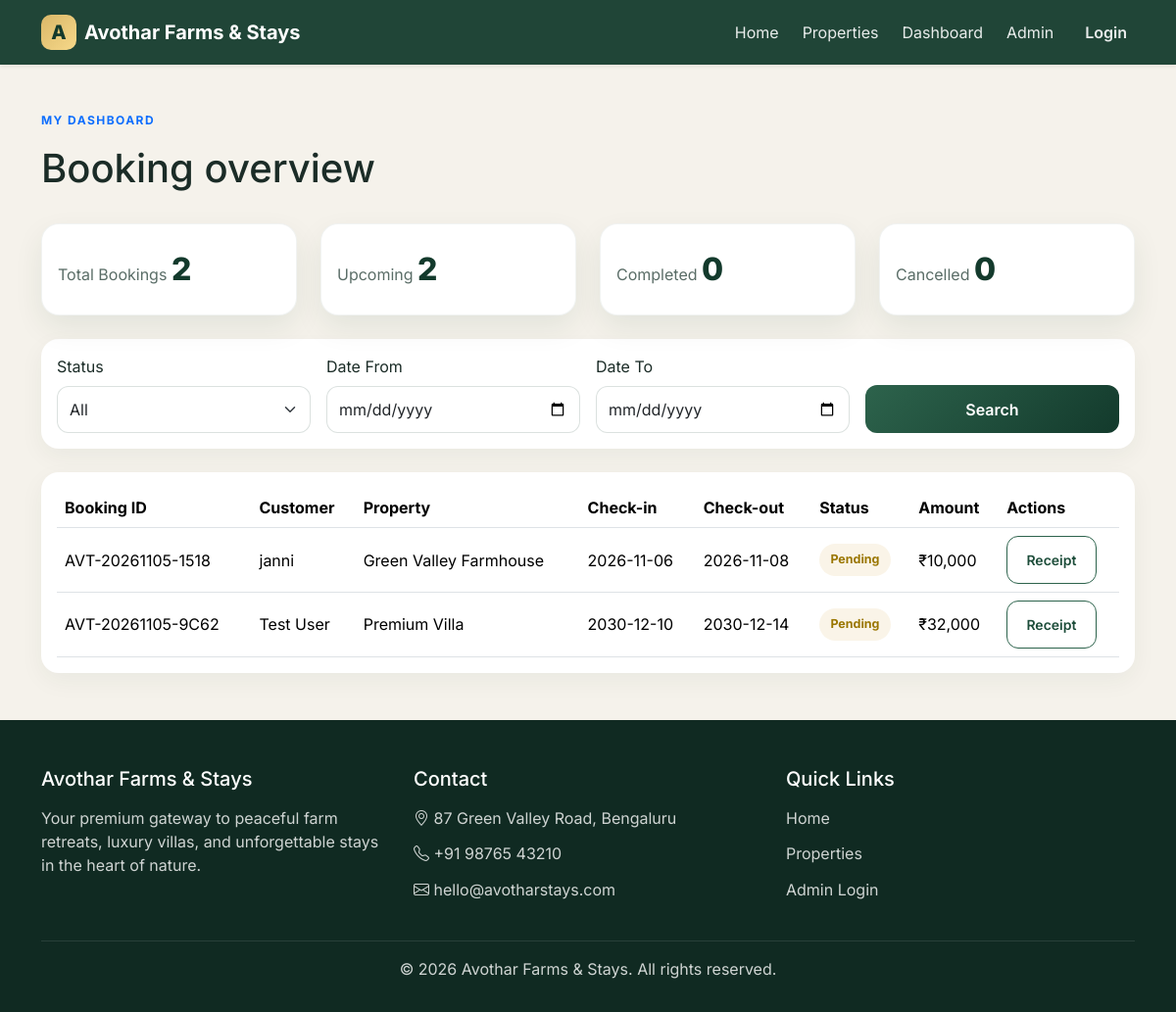
/dashboard, run on the app's committed database.
### models.py (models this page shows)
class Booking(db.Model):
    __tablename__ = "bookings"
    id = db.Column(db.Integer, primary_key=True)
    booking_id = db.Column(db.String(50), unique=True, nullable=False)
    customer_name = db.Column(db.String(120), nullable=False)
    email = db.Column(db.String(150), nullable=False)
    mobile = db.Column(db.String(30), nullable=False)
    property_id = db.Column(db.Integer, db.ForeignKey("properties.id"), nullable=False)
    property_type = db.Column(db.String(50), nullable=False)
    property_name = db.Column(db.String(150), nullable=False)
    check_in = db.Column(db.Date, nullable=False)
    check_out = db.Column(db.Date, nullable=False)
    guests = db.Column(db.Integer, nullable=False)
    rooms = db.Column(db.Integer, nullable=False)
    special_requests = db.Column(db.Text, default="")
    price_per_night = db.Column(db.Float, nullable=False)
    nights = db.Column(db.Integer, nullable=False)
    total_amount = db.Column(db.Float, nullable=False)
    status = db.Column(db.String(30), default="Pending")
    payment_status = db.Column(db.String(30), default="Pending")
    booking_date = db.Column(db.DateTime, default=datetime.utcnow)
    created_at = db.Column(db.DateTime, default=datetime.utcnow)
    property = db.relationship("Property", backref=db.backref("bookings", lazy=True))

### app.py (the view)
    @app.route("/dashboard")
    def dashboard():
        status_filter = request.args.get("status", "All")
        from_date = request.args.get("date_from")
        to_date = request.args.get("date_to")
        query = Booking.query
        if status_filter and status_filter != "All":
            query = query.filter(Booking.status == status_filter)
        if from_date:
            query = query.filter(Booking.check_in >= datetime.strptime(from_date, "%Y-%m-%d").date())
        if to_date:
            query = query.filter(Booking.check_out <= datetime.strptime(to_date, "%Y-%m-%d").date())
        bookings = query.order_by(Booking.created_at.desc()).all()
        upcoming = Booking.query.filter(Booking.check_in >= datetime.utcnow().date(), Booking.status != "Cancelled").count()
        total_revenue = sum(b.total_amount for b in Booking.query.filter(Booking.status != "Cancelled").all())
        stats = {
            "total_bookings": Booking.query.count(),
            "upcoming_bookings": upcoming,
            "completed_bookings": Booking.query.filter_by(status="Completed").count(),
            "cancelled_bookings": Booking.query.filter_by(status="Cancelled").count(),
            "total_revenue": total_revenue,
        }
        return render_template("dashboard.html", bookings=bookings, stats=stats, status_filter=status_filter)

### templates/dashboard.html (shortened to what this page needs)
{% extends 'base.html' %}
{% block content %}
<section class="section py-5">
  <div class="container">
    <div class="d-flex flex-wrap justify-content-between align-items-center mb-4">
      <div>
        <p class="eyebrow text-primary">My Dashboard</p>
        <h1>Booking overview</h1>
      </div>
    </div>
    <div class="row g-4 mb-4">
      <div class="col-md-3">
        <div class="mini-stat-card">
          <span>Total Bookings</span>
          <strong>{{ stats.total_bookings }}</strong>
        </div>
      </div>
      <div class="col-md-3">
        <div class="mini-stat-card">
          <span>Upcoming</span>
          <strong>{{ stats.upcoming_bookings }}</strong>
        </div>
      </div>
      <div class="col-md-3">
        <div class="mini-stat-card">
          <span>Completed</span>
          <strong>{{ stats.completed_bookings }}</strong>
        </div>
      </div>
      <div class="col-md-3">
        <div class="mini-stat-card">
          <span>Cancelled</span>
          <strong>{{ stats.cancelled_bookings }}</strong>
        </div>
      </div>
    </div>
    <div class="filters-bar mb-4">
      <form method="get" class="row g-3 align-items-end">
        <div class="col-md-3">
          <label class="form-label">Status</label>
          <select class="form-select" name="status">
            <option value="All">All</option>
          </select>
        </div>
        <div class="col-md-3">
          <label class="form-label">Date From</label>
          <input type="date" class="form-control" name="date_from" />
        </div>
        <div class="col-md-3">
          <label class="form-label">Date To</label>
          <input type="date" class="form-control" name="date_to" />
        </div>
        <div class="col-md-3">
          <button type="submit" class="btn btn-primary w-100">Search</button>
        </div>
      </form>
    </div>
    <div class="table-responsive">
      <table class="table booking-table align-middle">
        <thead>
          <tr>
            <th>Booking ID</th>
            <th>Customer</th>
            <th>Property</th>
            <th>Check-in</th>
            <th>Check-out</th>
            <th>Status</th>
            <th>Amount</th>
            <th>Actions</th>
          </tr>
        </thead>
        <tbody>
          {% for booking in bookings %}
          <tr>
            <td>{{ booking.booking_id }}</td>
            <td>{{ booking.customer_name }}</td>
            <td>{{ booking.property_name }}</td>
            <td>{{ booking.check_in }}</td>
            <td>{{ booking.check_out }}</td>
            <td><span class="status-display {{ booking.status|lower }}">{{ booking.status }}</span></td>
            <td>₹{{ '{:,.0f}'.format(booking.total_amount) }}</td>
            <td>
              <a href="{{ url_for('download_receipt', booking_id=booking.booking_id) }}" class="btn btn-sm btn-outline-primary">Receipt</a>
            </td>
          </tr>
          {% else %}
          <tr>
            <td colspan="8" class="text-center text-muted">No bookings found.</td>
          </tr>
          {% endfor %}
        </tbody>
      </table>
    </div>
  </div>
</section>
{% endblock %}

### static/css/style.css (style rules this page uses)
:root { --forest-900: #133a2c; --forest-800: #1d4d3a; --forest-700: #2d634c; --forest-500: #4b8c71; --cream: #f9f3e7; --beige: #f4e8d6; --gold: #d9b768; --sand: #d7c6a0; --text: #1b2c27; --muted: #5a6d67; --white: #ffffff; --danger: #c65757; --success: #2b8a4b; }
* { box-sizing: border-box; }
body { font-family: 'Inter', sans-serif; background: #f5f2eb; color: var(--text); }
.btn { border-radius: 12px; font-weight: 600; padding: 0.8rem 1.2rem; }
.btn-primary { background: linear-gradient(135deg, var(--forest-700), var(--forest-900)); border: none; }
.btn-outline-primary { border-color: var(--forest-700); color: var(--forest-800); }
.eyebrow { text-transform: uppercase; letter-spacing: 0.12em; font-size: 0.75rem; font-weight: 700; }
.section { padding: 5rem 0; }
.stat-box, .mini-stat-card { background: var(--white); border-radius: 18px; padding: 1.4rem 1rem; box-shadow: 0 12px 30px rgba(19,58,44,0.08); border: 1px solid rgba(19,58,44,0.06); }
.stat-box h3, .mini-stat-card strong { font-size: 2rem; font-weight: 800; color: var(--forest-900); margin: 0; }
.stat-box p, .mini-stat-card span { color: var(--muted); margin: 0.5rem 0 0; }
.form-control, .form-select { border-radius: 12px; min-height: 48px; border-color: rgba(19,58,44,0.15); }
.filters-bar, .table-responsive { background: var(--white); border-radius: 18px; padding: 1rem; box-shadow: 0 8px 24px rgba(19,58,44,0.05); }
.booking-table { margin-bottom: 0; }
.status-display { display: inline-flex; align-items: center; padding: 0.45rem 0.7rem; border-radius: 999px; font-size: 0.78rem; font-weight: 700; }
.status-display.pending { background: rgba(217,183,104,0.15); color: #9a7600; }

### data on the page
Booking: booking_id "AVT-20261105-1518", customer_name "janni", property_name "Green Valley Farmhouse", check_in "2026-11-06", check_out "2026-11-08", status "Pending", total_amount "10,000"
Booking: booking_id "AVT-20261105-9C62", customer_name "Test User", property_name "Premium Villa", check_in "2030-12-10", check_out "2030-12-14", status "Pending", total_amount "32,000"

### other printed values
{{ stats.total_bookings }} "2"
{{ stats.upcoming_bookings }} "2"
{{ stats.completed_bookings }} "0"
{{ stats.cancelled_bookings }} "0"
